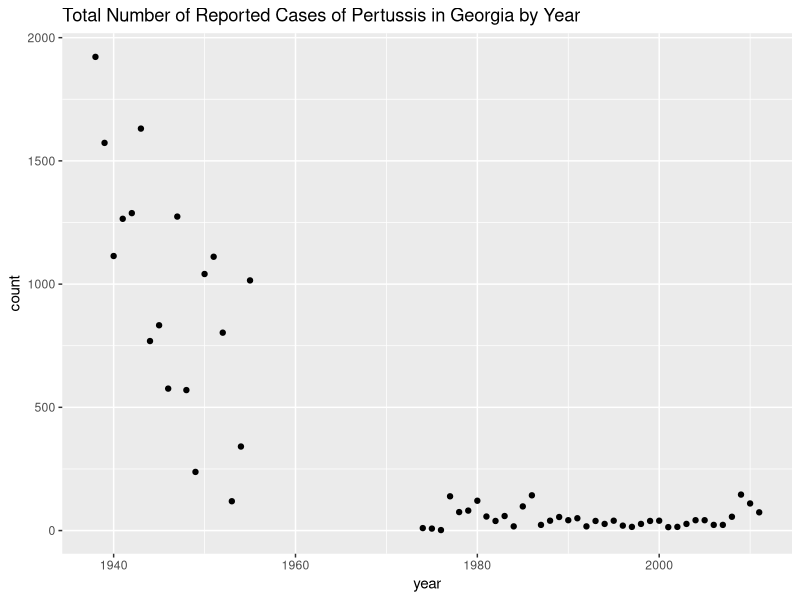
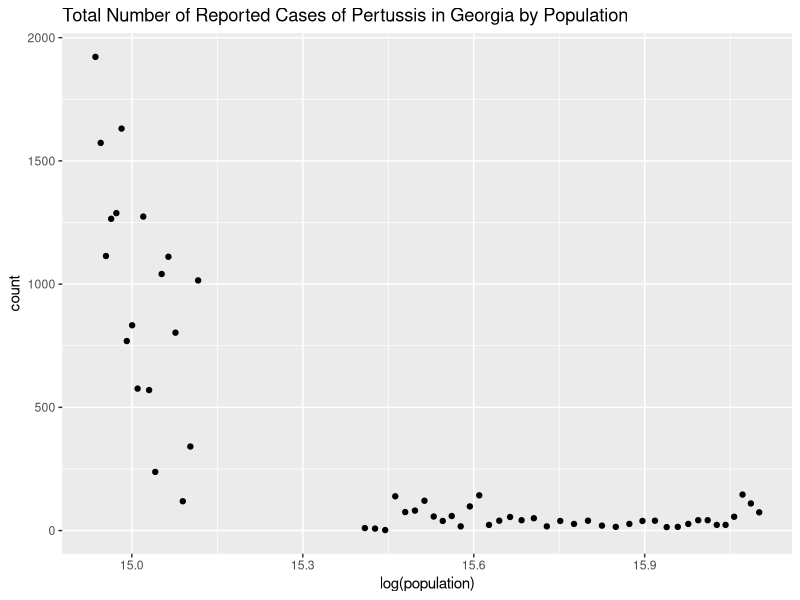
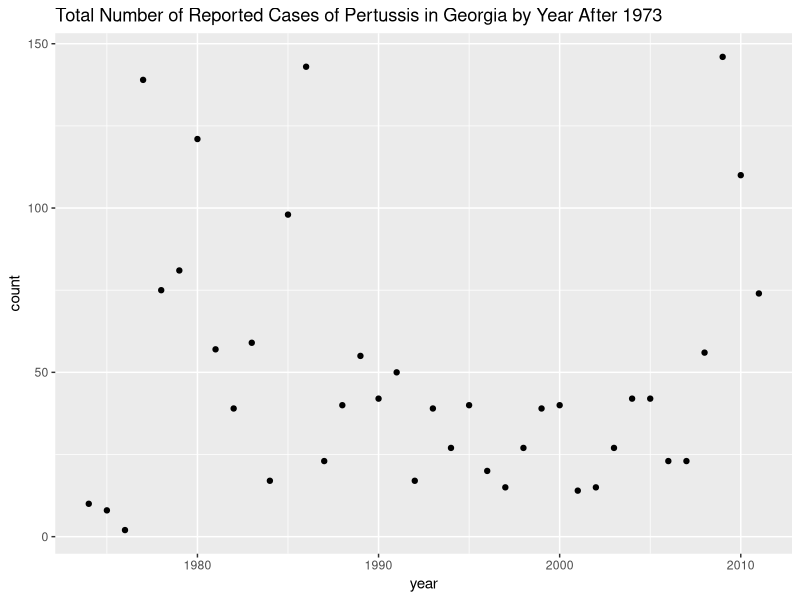
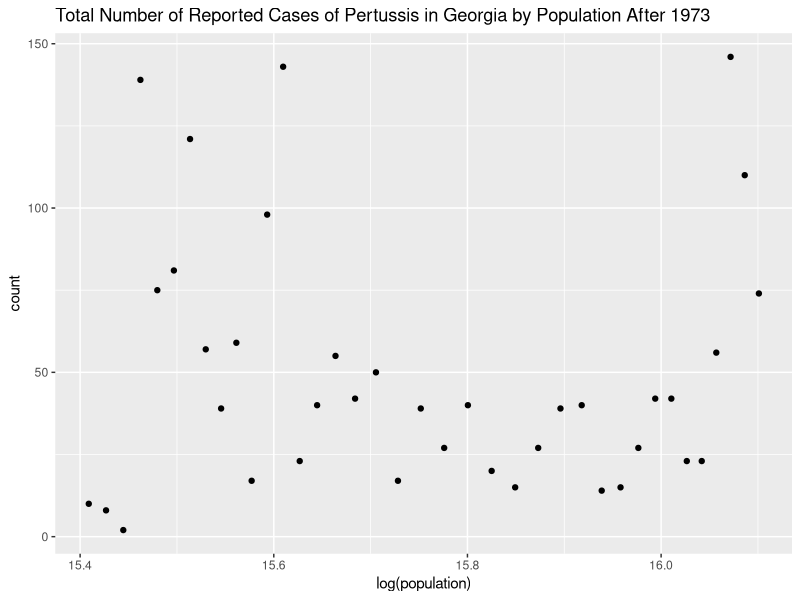

Source code (R) for these figures, in order:
## ---- chunk 1
#Load the required packages
library(dslabs)
library(dplyr)
library(ggplot2)

#Look at help file for "us_contagious_diseases"
help(us_contagious_diseases)

#Get an overview of data structure
str(us_contagious_diseases)

#Get a summary of data
summary(us_contagious_diseases)

#Determine the type of object "us_contagious_diseases" is
class(us_contagious_diseases)
## ---- chunk 2
#Assign only Pertussis and Georgia in "us_contagious_diseases" to a new object
georgia <- subset(us_contagious_diseases, disease == "Pertussis" & state == "Georgia")

#Get an overview of data structure and data summary for "georgia"
str(georgia)
summary(georgia)

#Create a new object that only contains year and count
georgia1 <- georgia %>% select("year", "count")
  
#Create a new object that only contains population and count
georgia2 <- georgia %>% select("population", "count")

#Get an overview of data structure and data summary for "georgia1" and "georgia2"
str(georgia1)
summary(georgia1)

str(georgia2)
summary(georgia2)
## ---- chunk 3
#Plot count as a function of year
ggplot(georgia1, aes(x = year, y = count)) + geom_point() + ggtitle("Total Number of Reported Cases of Pertussis in Georgia by Year")
## ---- chunk 4
#Plot count as a function of population
ggplot(georgia2, aes(x = log(population), y = count)) + geom_point() + ggtitle("Total Number of Reported Cases of Pertussis in Georgia by Population")
## ---- chunk 5
#Create a new object by extracting only the data for the years after 1973 from "georgia"
georgia3 <- georgia[(georgia$year >= 1974),]


#Get an overview of data structure and data summary for "africadata3"
str(georgia3)
summary(georgia3)
## ---- chunk 6
#Plot count as a function of year for the years after 1973
ggplot(georgia3, aes(x = year, y = count)) + geom_point() + ggtitle("Total Number of Reported Cases of Pertussis in Georgia by Year After 1973")
## ---- chunk 7
#Plot count as a function of population for the years after 1973
ggplot(georgia3, aes(x = log(population), y = count)) + geom_point() + ggtitle("Total Number of Reported Cases of Pertussis in Georgia by Population After 1973")
## ---- chunk 8
#Fit count as the outcome and year as the predictor
fit1 <- glm(count ~ year, data = georgia3, family = poisson(link = "log"))
summary(fit1)
## ---- chunk 9
#Fit count as the outcome and population as the predictor
fit2 <- glm(count ~ population, data = georgia3, family = poisson(link = "log"))
summary(fit2)
